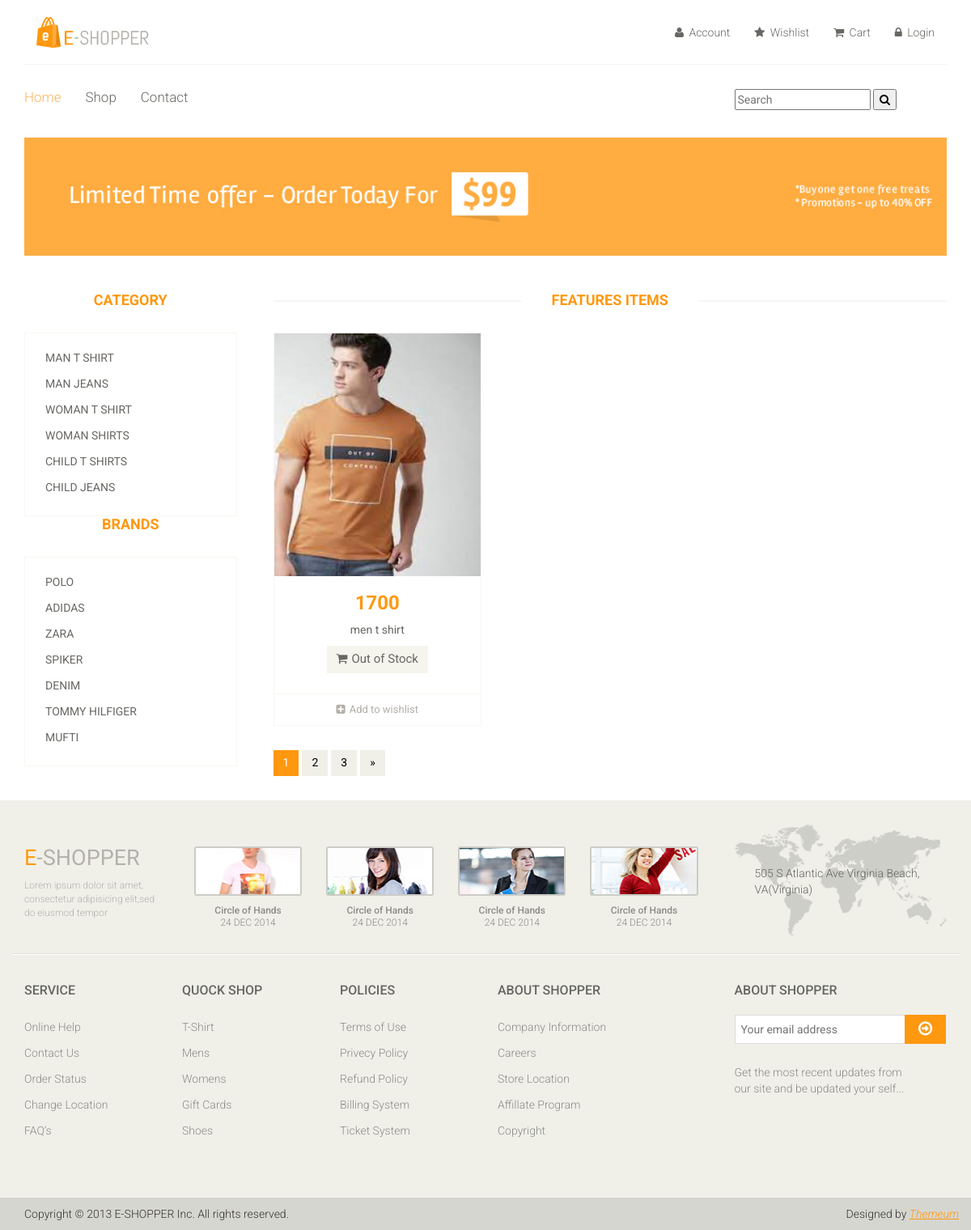
Page /shop/default/Polo/ on the committed database.
### mainApp/models.py (models this page shows, shortened)
class Category(models.Model):
    name = models.CharField(max_length=50)

class Brand(models.Model):
    name = models.CharField(max_length=50)

class Product(models.Model):
    stock = models.BooleanField(default=False)
    name = models.CharField(max_length=50)
    desc = models.TextField()
    category = models.ForeignKey(Category, on_delete=models.CASCADE)
    brand = models.ForeignKey(Brand, on_delete=models.CASCADE)
    seller = models.ForeignKey(Seller, on_delete=models.CASCADE)
    basePrice = models.IntegerField()
    discount = models.IntegerField(default=0, null=True, blank=True)
    finalPrice = models.IntegerField(default=0, null=True, blank=True)
    red = models.BooleanField(default=False, blank=True, null=True)
    green = models.BooleanField(default=False, blank=True, null=True)
    black = models.BooleanField(default=False, blank=True, null=True)
    white = models.BooleanField(default=False, blank=True, null=True)
    pink = models.BooleanField(default=False, blank=True, null=True)
    xs = models.BooleanField(default=False, blank=True, null=True)
    s = models.BooleanField(default=False, blank=True, null=True)
    m = models.BooleanField(default=False, blank=True, null=True)
    l = models.BooleanField(default=False, blank=True, null=True)
    xl = models.BooleanField(default=False, blank=True, null=True)
    img1 = models.ImageField(upload_to='images/', default=None, blank=True, null=True)
    img2 = models.ImageField(upload_to='images/', default=None, blank=True, null=True)
    img3 = models.ImageField(upload_to='images/', default=None, blank=True, null=True)
    img4 = models.ImageField(upload_to='images/', default=None, blank=True, null=True)
    img5 = models.ImageField(upload_to='images/', default=None, blank=True, null=True)
    date = models.DateTimeField(auto_now=True)

### mainApp/views.py (the view)
# urls.py: path('shop/<str:cat>/<str:br>/', views.shopDetails),
def shopDetails(request,cat,br):
    c = Category.objects.all()
    brand = Brand.objects.all()
    if(cat=="default" and br=="default"):
        p = Product.objects.all()
    elif(not cat=="default" and br=="default"):
        cobj = Category.objects.get(name=cat)
        p = Product.objects.filter(category=cobj)
    elif (cat == "default" and (not br == "default")):
        bobj = Brand.objects.get(name=br)
        p = Product.objects.filter(brand=bobj)
    else:
        cobj = Category.objects.get(name=cat)
        bobj = Brand.objects.get(name=br)
        p = Product.objects.filter(brand=bobj, category=cobj)
    return render(request, "shop.html", {
                            "Category": c,
                            "Brand": brand,
                            "Product": p,
                            "Cat": cat,
                            "Br": br})

### mainApp/templates/shop.html (shortened to what this page needs)
{% extends 'index.html' %}
{% load static %}
{% block body %}
<section id="advertisement" xmlns="http://www.w3.org/1999/html">
		<div class="container">
			<img src="{% static 'images/shop/advertisement.jpg' %}" alt="" />
		</div>
	</section>
	<section>
		<div class="container">
			<div class="row">
				<div class="col-sm-3">
					<div class="brands_products">
						<h2>Category</h2>
						<div class="brands-name">
							<ul class="nav nav-pills nav-stacked">
								{% for i in Category %}
								<li><a href="/shop/{{i.name}}/{{Br}}/">{{i.name}}</a> </li>
								{% endfor %}
							</ul>
						</div>
					</div>
					<div class="brands_products">
						<h2>Brands</h2>
						<div class="brands-name">
							<ul class="nav nav-pills nav-stacked">
								{% for i in Brand %}
								<li><a href="/shop/{{Cat}}/{{i.name}}/">{{i.name}}</a> </li>
								{% endfor %}
							</ul>
						</div>
					</div>
			</div>
				<div class="col-sm-9 padding-right">
					<div class="features_items">
						<h2 class="title text-center">Features Items</h2>
						{% for i in Product %}
						<div class="col-sm-4">
							<div class="product-image-wrapper">
								<div class="single-products">
									<div class="productinfo text-center">
										<img src="{{i.img1.url}}" width="150px" height="300px" alt=""/>
										<h2>{{i.finalPrice}}</h2>
										<p>{{i.name}}</p>
										{% if i.stock %}
										<a href="/product/{{i.id}}/" class="btn btn-default add-to-cart"><i class="fa fa-shopping-cart"></i>Add to cart</a>
										{% else %}
										<a href="/product/{{i.id}}/" class="btn btn-default add-to-cart" style="pointer-events: none"><i class="fa fa-shopping-cart"></i>Out of Stock</a>
										{% endif %}
									</div>
									<div class="product-overlay">
										<div class="overlay-content">
										</div>
									</div>
								</div>
								<div class="choose">
									<ul class="nav nav-pills nav-justified">
										<li><a href="/wishlist/{{i.id}}/"><i class="fa fa-plus-square"></i>Add to wishlist</a></li>
									</ul>
								</div>
							</div>
						</div>
						{% endfor %}
					</div>
			<ul class="pagination">
				<li class="active"><a href="">1</a></li>
				<li><a href="">2</a></li>
				<li><a href="">3</a></li>
				<li><a href="">&raquo;</a></li>
			</ul>
		</div>
	</section>
{% endblock %}

### mainApp/static/css/main.css (style rules this page uses)
body { font-family: 'Roboto', sans-serif; position: relative; font-weight: 400px; }
ul li { list-style: none; }
a { -webkit-transition: 300ms; transition: 300ms; }
h1, h2, h3, h4, h5, h6 { font-family: 'Roboto', sans-serif; }
.left-sidebar h2, .brands_products h2 { color: #FE980F; font-family: 'Roboto', sans-serif; font-size: 18px; font-weight: 700; margin: 0 auto 30px; text-align: center; text-transform: uppercase; position: relative; z-index: 3; }
.left-sidebar h2:after, h2.title:after { content: " "; position: absolute; border: 1px solid #f5f5f5; bottom: 8px; left: 0; width: 100%; height: 0; z-index: -2; }
h2.title:before { content: " "; position: absolute; background: #fff; bottom: -6px; width: 220px; height: 30px; z-index: -1; left: 50%; margin-left: -110px; }
.brands-name { border: 1px solid #F7F7F0; padding-bottom: 20px; padding-top: 15px; }
.brands-name .nav-stacked li a { background-color: #FFFFFF; color: #696763; font-family: 'Roboto', sans-serif; font-size: 14px; padding: 5px 25px; text-decoration: none; text-transform: uppercase; }
.padding-right { padding-right: 0; }
.features_items { overflow: hidden; }
h2.title { color: #FE980F; font-family: 'Roboto', sans-serif; font-size: 18px; font-weight: 700; margin: 0 15px; text-transform: uppercase; margin-bottom: 30px; position: relative; }
.product-image-wrapper { border: 1px solid #F7F7F5; overflow: hidden; margin-bottom: 30px; }
.single-products { position: relative; }
.productinfo h2 { color: #FE980F; font-family: 'Roboto', sans-serif; font-size: 24px; font-weight: 700; }
.productinfo p { font-family: 'Roboto', sans-serif; font-size: 14px; font-weight: 400; color: #696763; }
.productinfo img { width: 100%; }
.productinfo { position: relative; }
.product-overlay { background: rgba(254, 152, 15, .8); top: 0; display: none; height: 0; position: absolute; -webkit-transition: height 500ms ease 0s; transition: height 500ms ease 0s; width: 100%; display: block; }
.product-overlay .overlay-content { bottom: 0; position: absolute; bottom: 0; text-align: center; width: 100%; }
.add-to-cart { background: #F5F5ED; border: 0 none; border-radius: 0; color: #696763; font-family: 'Roboto', sans-serif; font-size: 15px; margin-bottom: 25px; }
.add-to-cart i { margin-right: 5px; }
.choose { border-top: 1px solid #F7F7F0; }
.choose ul li a { color: #B3AFA8; font-family: 'Roboto', sans-serif; font-size: 13px; padding-left: 0; padding-right: 0; }
.choose ul li a i { margin-right: 5px; }
#advertisement { padding-bottom: 45px; }
#advertisement img { width: 100%; }
.pagination { display: inline-block; margin-bottom: 25px; margin-top: 0; padding-left: 15px; }
.pagination li:first-child a, .pagination li:first-child span { border-bottom-left-radius: 0; border-top-left-radius: 0; margin-left: 0; }
.pagination li:last-child a, .pagination li:last-child span { border-bottom-right-radius: 0; border-top-right-radius: 0; }
.pagination .active a, .pagination .active span, .pagination .active a:hover, .pagination .active span:hover, .pagination .active a:focus, .pagination .active span:focus { background-color: #FE980F; border-color: #FE980F; color: #FFFFFF; cursor: default; z-index: 2; }
.pagination li a, .pagination li span { background-color: #f0f0e9; border: 0; float: left; line-height: 1.42857; margin-left: -1px; padding: 6px 12px; position: relative; text-decoration: none; margin-right: 5px; color: #000; }

### rows in the picture
Category: name "MAN T SHIRT"
Category: name "MAN JEANS"
Category: name "WOMAN T SHIRT"
Category: name "WOMAN SHIRTS"
Category: name "CHILD T SHIRTS"
Category: name "CHILD JEANS"
Brand: name "POLO"
Brand: name "ADIDAS"
Brand: name "ZARA"
Brand: name "SPIKER"
Brand: name "DENIM"
Brand: name "TOMMY HILFIGER"
Brand: name "MUFTI"
Product: img1 (picture), finalPrice "1700", name "men t shirt"
